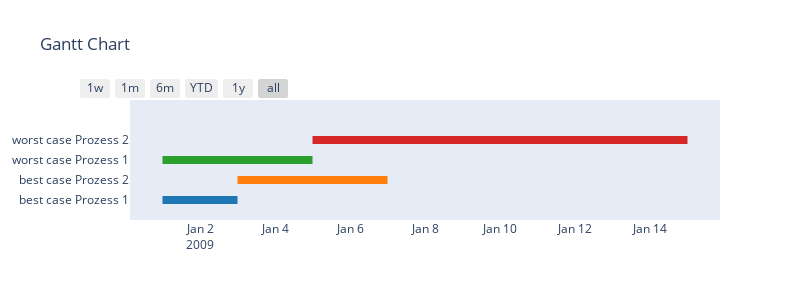

Notebook source saved alongside this figure:
### Markdown cell above
#### 2. Fall: Risiko-Bewertung mehrer sequenzieller Schritte

Jetzt überlagern wir zwei Prozesse sequenziell - und können kaum ohne komplexe Hilfsmittel die Sicherheiten angeben:

Fallbeispiel: 

Prozess 1
- Durchlaufzeit 3 Tage mit 70% Wahrscheinlichkeit
- Durchlaufzeit 2 Tage mit 10% Wahrscheinlichkeit
- Durchlaufzeit 4 Tage mit 20% Wahrscheinlichkeit

Prozess 2
- Durchlaufzeit 4 Tage mit 50% Wahrscheinlichkeit
- Durchlaufzeit 10 Tage mit 10% Wahrscheinlichkeit
- Durchlaufzeit 3 Tage mit 40% Wahrscheinlichkeit

### Code cell
df = [dict(Task="best case Prozess 1", Start='2009-01-01', Finish='2009-01-03'),
      dict(Task="best case Prozess 2", Start='2009-01-03', Finish='2009-01-07'),
      dict(Task="worst case Prozess 1", Start='2009-01-01', Finish='2009-01-05'),
      dict(Task="worst case Prozess 2", Start='2009-01-05', Finish='2009-01-15')]

fig = ff.create_gantt(df, width=800, height=300)
fig.show()

### Figure 1 — Plotly figure (JSON) as saved in the notebook; plotly's stock layout.template omitted (floating-point values rounded to 4 significant figures)
{"data": [{"fill": "toself", "fillcolor": "rgb(214, 39, 40)", "hoverinfo": "name", "legendgroup": "rgb(214, 39, 40)", "mode": "none", "name": "worst case Prozess 2", "type": "scatter", "x": ["2009-01-05", "2009-01-15", "2009-01-15", "2009-01-05"], "y": [2.8, 2.8, 3.2, 3.2]}, {"fill": "toself", "fillcolor": "rgb(255, 127, 14)", "hoverinfo": "name", "legendgroup": "rgb(255, 127, 14)", "mode": "none", "name": "best case Prozess 2", "type": "scatter", "x": ["2009-01-03", "2009-01-07", "2009-01-07", "2009-01-03"], "y": [0.8, 0.8, 1.2, 1.2]}, {"fill": "toself", "fillcolor": "rgb(31, 119, 180)", "hoverinfo": "name", "legendgroup": "rgb(31, 119, 180)", "mode": "none", "name": "best case Prozess 1", "type": "scatter", "x": ["2009-01-01", "2009-01-03", "2009-01-03", "2009-01-01"], "y": [-0.2, -0.2, 0.2, 0.2]}, {"fill": "toself", "fillcolor": "rgb(44, 160, 44)", "hoverinfo": "name", "legendgroup": "rgb(44, 160, 44)", "mode": "none", "name": "worst case Prozess 1", "type": "scatter", "x": ["2009-01-01", "2009-01-05", "2009-01-05", "2009-01-01"], "y": [1.8, 1.8, 2.2, 2.2]}, {"legendgroup": "rgb(214, 39, 40)", "marker": {"color": "rgb(214, 39, 40)", "opacity": 0, "size": 1}, "mode": "markers", "name": "", "showlegend": false, "text": [null, null], "type": "scatter", "x": ["2009-01-05", "2009-01-15"], "y": [3, 3]}, {"legendgroup": "rgb(255, 127, 14)", "marker": {"color": "rgb(255, 127, 14)", "opacity": 0, "size": 1}, "mode": "markers", "name": "", "showlegend": false, "text": [null, null], "type": "scatter", "x": ["2009-01-03", "2009-01-07"], "y": [1, 1]}, {"legendgroup": "rgb(31, 119, 180)", "marker": {"color": "rgb(31, 119, 180)", "opacity": 0, "size": 1}, "mode": "markers", "name": "", "showlegend": false, "text": [null, null], "type": "scatter", "x": ["2009-01-01", "2009-01-03"], "y": [0, 0]}, {"legendgroup": "rgb(44, 160, 44)", "marker": {"color": "rgb(44, 160, 44)", "opacity": 0, "size": 1}, "mode": "markers", "name": "", "showlegend": false, "text": [null, null], "type": "scatter", "x": ["2009-01-01", "2009-01-05"], "y": [2, 2]}], "layout": {"height": 300, "hovermode": "closest", "showlegend": false, "title": {"text": "Gantt Chart"}, "width": 800, "xaxis": {"rangeselector": {"buttons": [{"count": 7, "label": "1w", "step": "day", "stepmode": "backward"}, {"count": 1, "label": "1m", "step": "month", "stepmode": "backward"}, {"count": 6, "label": "6m", "step": "month", "stepmode": "backward"}, {"count": 1, "label": "YTD", "step": "year", "stepmode": "todate"}, {"count": 1, "label": "1y", "step": "year", "stepmode": "backward"}, {"step": "all"}]}, "showgrid": false, "type": "date", "zeroline": false}, "yaxis": {"autorange": false, "range": [-1, 5], "showgrid": false, "ticktext": ["best case Prozess 1", "best case Prozess 2", "worst case Prozess 1", "worst case Prozess 2"], "tickvals": [0, 1, 2, 3], "zeroline": false}}}
